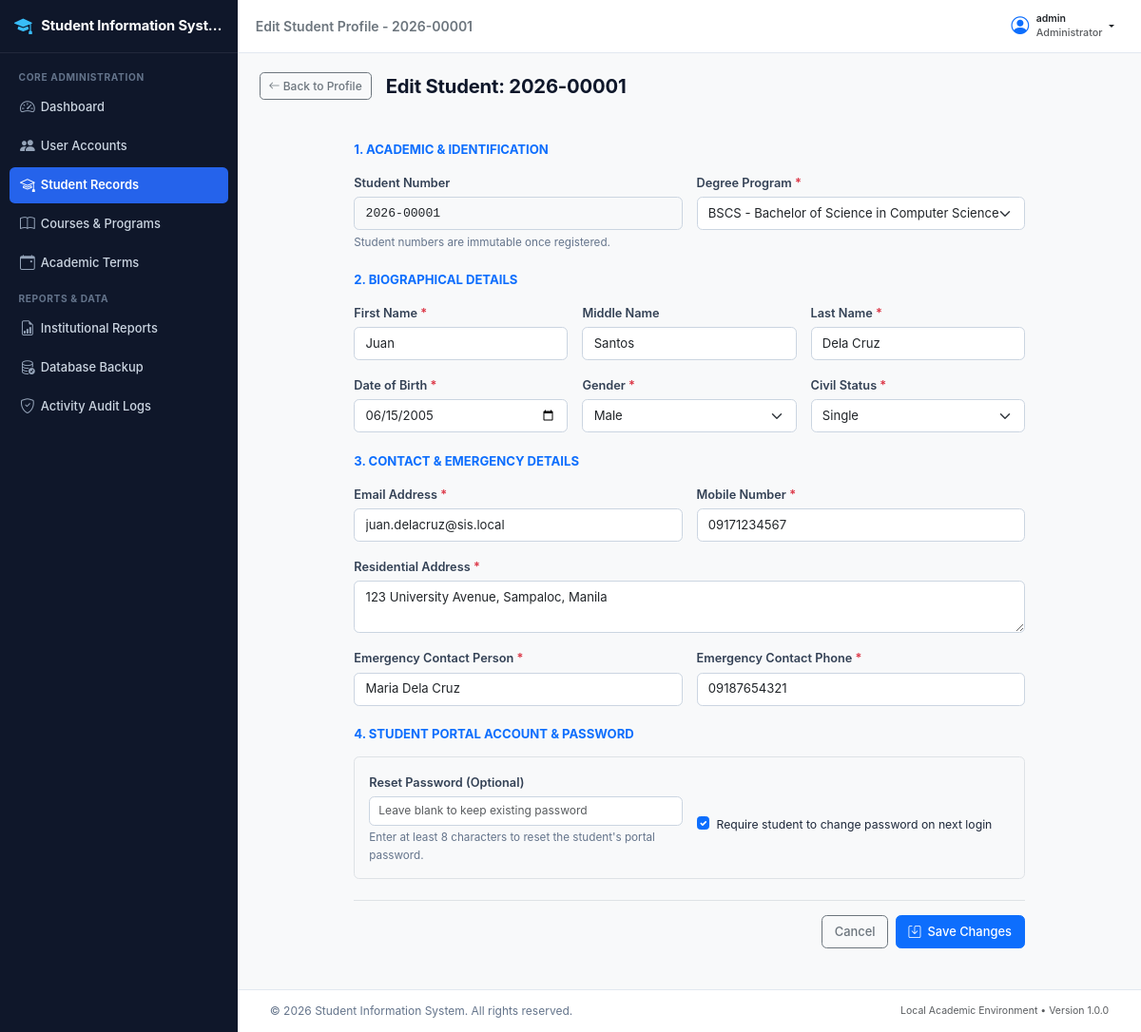
/admin/students/edit.php?id=1 (signed in), run on the app's committed database.
### tables this page shows
CREATE TABLE `students` (
  `student_id` int(11) NOT NULL AUTO_INCREMENT,
  `student_number` varchar(20) NOT NULL,
  `user_id` int(11) DEFAULT NULL,
  `first_name` varchar(50) NOT NULL,
  `middle_name` varchar(50) DEFAULT NULL,
  `last_name` varchar(50) NOT NULL,
  `date_of_birth` date NOT NULL,
  `gender` enum('Male','Female','Other') NOT NULL,
  `civil_status` enum('Single','Married','Widowed','Separated') NOT NULL DEFAULT 'Single',
  `email` varchar(100) NOT NULL,
  `contact_number` varchar(25) NOT NULL,
  `home_address` text NOT NULL,
  `emergency_contact_name` varchar(100) NOT NULL,
  `emergency_contact_number` varchar(25) NOT NULL,
  `program_id` int(11) NOT NULL,
  `current_status` enum('Active','Inactive','Graduated','Withdrawn') NOT NULL DEFAULT 'Active',
  `created_at` datetime NOT NULL DEFAULT current_timestamp(),
  `updated_at` datetime NOT NULL DEFAULT current_timestamp() ON UPDATE current_timestamp(),
  PRIMARY KEY (`student_id`),
  UNIQUE KEY `student_number` (`student_number`),
  UNIQUE KEY `email` (`email`),
  UNIQUE KEY `user_id` (`user_id`),
  KEY `idx_students_program` (`program_id`),
  KEY `idx_students_status` (`current_status`),
  KEY `idx_students_names` (`last_name`,`first_name`),
  CONSTRAINT `fk_students_program` FOREIGN KEY (`program_id`) REFERENCES `programs` (`program_id`) ON UPDATE CASCADE,
  CONSTRAINT `fk_students_user` FOREIGN KEY (`user_id`) REFERENCES `users` (`user_id`) ON DELETE SET NULL ON UPDATE CASCADE
);

CREATE TABLE `programs` (
  `program_id` int(11) NOT NULL AUTO_INCREMENT,
  `program_code` varchar(20) NOT NULL,
  `program_name` varchar(150) NOT NULL,
  `department` varchar(100) NOT NULL,
  `status` enum('Active','Inactive') NOT NULL DEFAULT 'Active',
  `created_at` datetime NOT NULL DEFAULT current_timestamp(),
  `updated_at` datetime NOT NULL DEFAULT current_timestamp() ON UPDATE current_timestamp(),
  PRIMARY KEY (`program_id`),
  UNIQUE KEY `program_code` (`program_code`),
  KEY `idx_programs_status` (`status`)
);

### includes/functions.php (called while the page is built, shortened)
<?php
function escape($data) {
    return htmlspecialchars((string)$data, ENT_QUOTES, 'UTF-8');
}

### includes/auth.php (called while the page is built, shortened)
<?php
require_once __DIR__ . '/functions.php';
function is_logged_in() {
    return isset($_SESSION['user_id']) && !empty($_SESSION['user_id']);
}
function current_user() {
    return [
        'user_id' => (int)$_SESSION['user_id'],
        'username' => $_SESSION['username'] ?? '',
        'email' => $_SESSION['email'] ?? '',
        'role_id' => (int)($_SESSION['role_id'] ?? 0),
        'role_name' => $_SESSION['role_name'] ?? '',
        'student_id' => isset($_SESSION['student_id']) ? (int)$_SESSION['student_id'] : null,
        'student_number' => $_SESSION['student_number'] ?? null,
        'must_change_password' => !empty($_SESSION['must_change_password'])
    ];
}

### admin/students/edit.php (the view, shortened to what this page needs)
<?php
require_once __DIR__ . '/../../includes/auth.php';
require_once __DIR__ . '/../../includes/functions.php';
$conn = db_connect();
$student_id = isset($_GET['id']) ? (int)$_GET['id'] : 0;
$stmt = mysqli_prepare($conn, "SELECT * FROM students WHERE student_id = ? LIMIT 1");
mysqli_stmt_bind_param($stmt, "i", $student_id);
mysqli_stmt_execute($stmt);
$res = mysqli_stmt_get_result($stmt);
$student = mysqli_fetch_assoc($res);
$prog_res = mysqli_query($conn, "SELECT program_id, program_code, program_name FROM programs WHERE status = 'Active' ORDER BY program_code ASC");
$all_programs = mysqli_fetch_all($prog_res, MYSQLI_ASSOC);
$page_title = 'Edit Student Profile - ' . $student['student_number'];
require_once __DIR__ . '/../../includes/header.php';
?>
<div class="app-wrapper">
    <?php require_once __DIR__ . '/../../includes/sidebar.php'; ?>
    <div class="app-main">
        <?php require_once __DIR__ . '/../../includes/navbar.php'; ?>
        <main class="content-body">
            <div class="container-fluid px-0">
                <div class="d-flex align-items-center mb-4">
                    <a href="view.php?id=<?php echo $student['student_id']; ?>" class="btn btn-sm btn-outline-secondary me-3">
                        <i class="bi bi-arrow-left"></i> Back to Profile
                    </a>
                    <h1 class="h4 mb-0 fw-bold">Edit Student: <?php echo escape($student['student_number']); ?></h1>
                </div>
                <div class="row justify-content-center">
                    <div class="col-lg-10">
                        <div class="sis-card p-4">
                            <form action="<?php echo APP_URL; ?>/process/students/update-student-process.php" method="POST" autocomplete="off">
                                <h2 class="h6 fw-bold text-primary text-uppercase mb-3">1. Academic & Identification</h2>
                                <div class="row g-3 mb-4">
                                    <div class="col-md-6">
                                        <label for="student_number" class="form-label small fw-semibold">Student Number</label>
                                        <input type="text" class="form-control bg-light font-monospace" id="student_number" value="<?php echo escape($student['student_number']); ?>" readonly>
                                        <div class="form-text small">Student numbers are immutable once registered.</div>
                                    </div>
                                    <div class="col-md-6">
                                        <label for="program_id" class="form-label small fw-semibold">Degree Program <span class="text-danger">*</span></label>
                                        <select class="form-select" id="program_id" name="program_id" required>
                                            <?php foreach ($all_programs as $p): ?>
                                                <option value="<?php echo $p['program_id']; ?>" <?php echo $student['program_id'] == $p['program_id'] ? 'selected' : ''; ?>>
                                                    <?php echo escape($p['program_code']); ?> - <?php echo escape($p['program_name']); ?>
                                                </option>
                                            <?php endforeach; ?>
                                        </select>
                                    </div>
                                </div>
                                <h2 class="h6 fw-bold text-primary text-uppercase mb-3">2. Biographical Details</h2>
                                <div class="row g-3 mb-3">
                                    <div class="col-md-4">
                                        <label for="first_name" class="form-label small fw-semibold">First Name <span class="text-danger">*</span></label>
                                        <input type="text" class="form-control" id="first_name" name="first_name" value="<?php echo escape($student['first_name']); ?>" required>
                                    </div>
                                    <div class="col-md-4">
                                        <label for="middle_name" class="form-label small fw-semibold">Middle Name</label>
                                        <input type="text" class="form-control" id="middle_name" name="middle_name" value="<?php echo escape($student['middle_name']); ?>">
                                    </div>
                                    <div class="col-md-4">
                                        <label for="last_name" class="form-label small fw-semibold">Last Name <span class="text-danger">*</span></label>
                                        <input type="text" class="form-control" id="last_name" name="last_name" value="<?php echo escape($student['last_name']); ?>" required>
                                    </div>
                                </div>
                                <div class="row g-3 mb-4">
                                    <div class="col-md-4">
                                        <label for="date_of_birth" class="form-label small fw-semibold">Date of Birth <span class="text-danger">*</span></label>
                                        <input type="date" class="form-control" id="date_of_birth" name="date_of_birth" value="<?php echo escape($student['date_of_birth']); ?>" required>
                                    </div>
                                    <div class="col-md-4">
                                        <label for="gender" class="form-label small fw-semibold">Gender <span class="text-danger">*</span></label>
                                        <select class="form-select" id="gender" name="gender" required>
                                            <option value="Male" <?php echo $student['gender'] === 'Male' ? 'selected' : ''; ?>>Male</option>
                                        </select>
                                    </div>
                                    <div class="col-md-4">
                                        <label for="civil_status" class="form-label small fw-semibold">Civil Status <span class="text-danger">*</span></label>
                                        <select class="form-select" id="civil_status" name="civil_status" required>
                                            <option value="Single" <?php echo $student['civil_status'] === 'Single' ? 'selected' : ''; ?>>Single</option>
                                        </select>
                                    </div>
                                </div>
                                <h2 class="h6 fw-bold text-primary text-uppercase mb-3">3. Contact & Emergency Details</h2>
                                <div class="row g-3 mb-3">
                                    <div class="col-md-6">
                                        <label for="email" class="form-label small fw-semibold">Email Address <span class="text-danger">*</span></label>
                                        <input type="email" class="form-control" id="email" name="email" value="<?php echo escape($student['email']); ?>" required>
                                    </div>
                                    <div class="col-md-6">
                                        <label for="contact_number" class="form-label small fw-semibold">Mobile Number <span class="text-danger">*</span></label>
                                        <input type="text" class="form-control" id="contact_number" name="contact_number" value="<?php echo escape($student['contact_number']); ?>" required>
                                    </div>
                                    <div class="col-12">
                                        <label for="home_address" class="form-label small fw-semibold">Residential Address <span class="text-danger">*</span></label>
                                        <textarea class="form-control" id="home_address" name="home_address" rows="2" required><?php echo escape($student['home_address']); ?></textarea>
                                    </div>
                                </div>
                                <div class="row g-3 mb-4">
                                    <div class="col-md-6">
                                        <label for="emergency_contact_name" class="form-label small fw-semibold">Emergency Contact Person <span class="text-danger">*</span></label>
                                        <input type="text" class="form-control" id="emergency_contact_name" name="emergency_contact_name" value="<?php echo escape($student['emergency_contact_name']); ?>" required>
                                    </div>
                                    <div class="col-md-6">
                                        <label for="emergency_contact_number" class="form-label small fw-semibold">Emergency Contact Phone <span class="text-danger">*</span></label>
                                        <input type="text" class="form-control" id="emergency_contact_number" name="emergency_contact_number" value="<?php echo escape($student['emergency_contact_number']); ?>" required>
                                    </div>
                                </div>
                                <h2 class="h6 fw-bold text-primary text-uppercase mb-3">4. Student Portal Account & Password</h2>
                                <div class="p-3 bg-light rounded border mb-4">
                                    <div class="row g-3">
                                        <div class="col-md-6">
                                            <label for="new_password" class="form-label small fw-semibold">Reset Password (Optional)</label>
                                            <input type="password" class="form-control form-control-sm" id="new_password" name="new_password" minlength="8" placeholder="Leave blank to keep existing password">
                                            <div class="form-text small">Enter at least 8 characters to reset the student's portal password.</div>
                                        </div>
                                        <div class="col-md-6 d-flex align-items-center pt-md-3">
                                            <div class="form-check">
                                                <input class="form-check-input" type="checkbox" id="must_change_password" name="must_change_password" value="1" checked>
                                                <label class="form-check-label small" for="must_change_password">
                                                    Require student to change password on next login
                                                </label>
                                            </div>
                                        </div>
                                    </div>
                                </div>
                                <div class="d-flex justify-content-end gap-2 border-top pt-3">
                                    <a href="view.php?id=<?php echo $student['student_id']; ?>" class="btn btn-outline-secondary">Cancel</a>
                                    <button type="submit" class="btn btn-primary">
                                        <i class="bi bi-save me-1"></i> Save Changes
                                    </button>
                                </div>
                            </form>
                        </div>
                    </div>
                </div>
            </div>
        </main>
        <?php require_once __DIR__ . '/../../includes/footer.php'; ?>

### includes/navbar.php (shortened to what this page needs)
<?php
require_once __DIR__ . '/auth.php';
require_once __DIR__ . '/functions.php';
$auth_user = current_user();
?>
<header class="app-header">
    <div class="d-flex align-items-center">
        <span class="fw-semibold text-secondary d-none d-sm-inline">
            <?php echo isset($page_title) ? escape($page_title) : APP_NAME; ?>
        </span>
    </div>
    <div class="d-flex align-items-center">
        <?php if ($auth_user): ?>
            <div class="dropdown">
                <button class="btn btn-sm btn-outline-light text-dark dropdown-toggle d-flex align-items-center border-0" type="button" id="userMenuDropdown" data-bs-toggle="dropdown" aria-expanded="false">
                    <i class="bi bi-person-circle fs-5 me-2 text-primary"></i>
                    <div class="text-start me-1 d-none d-md-block">
                        <div class="fw-semibold small leading-tight"><?php echo escape($auth_user['username']); ?></div>
                        <div class="text-muted" style="font-size: 0.72rem;"><?php echo escape($auth_user['role_name']); ?></div>
                    </div>
                </button>
            </div>
        <?php else: ?>
            <a href="<?php echo APP_URL; ?>/login.php" class="btn btn-sm btn-primary">
                <i class="bi bi-box-arrow-in-right me-1"></i> Log In
            </a>
        <?php endif; ?>
    </div>
</header>

### data on the page
students: student_number "Edit Student Profile - 2026-00001", student_number "2026-00001", program_id "BSCS - Bachelor of Science in Computer Science", first_name "Juan", middle_name "Santos", last_name "Dela Cruz", date_of_birth "06/15/2005", gender "Male", civil_status "Single", email "juan.delacruz@sis.local", contact_number "09171234567", home_address "123 University Avenue, Sampaloc, Manila", emergency_contact_name "Maria Dela Cruz", emergency_contact_number "09187654321"

### other printed values
APP_NAME "Student Information Syst…"
$auth_user['username'] "admin"
$auth_user['role_name'] "Administrator"
APP_NAME "Student Information System"
APP_VERSION "1.0.0"
